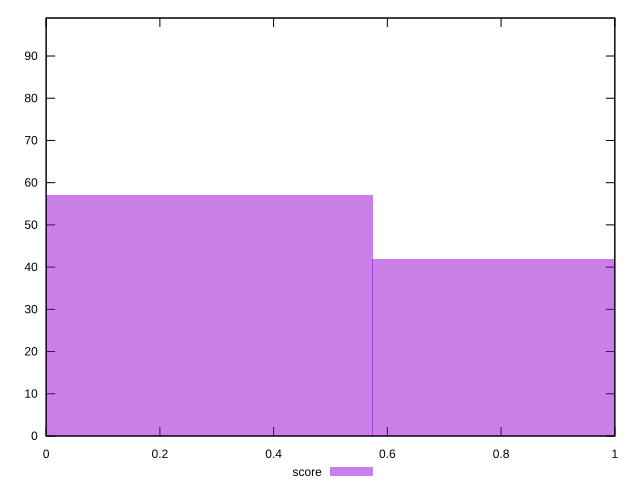

Write gnuplot code to recreate this figure.
reset

$score <<EOF
0 57
1.1477656467414437 42
EOF

set key outside below
set boxwidth 1.1477656467414437
set xrange [0:1]
set yrange [0:99]
set trange [0:99]
set style fill transparent solid 0.5 noborder
set terminal svg size 640, 490 enhanced background rgb 'white'
set output "reports/report_00027_2021-02-24T12-40-31.850Z/max-potential-fid/samples/card/score/histogram.svg"

plot $score title "score" with boxes

reset
